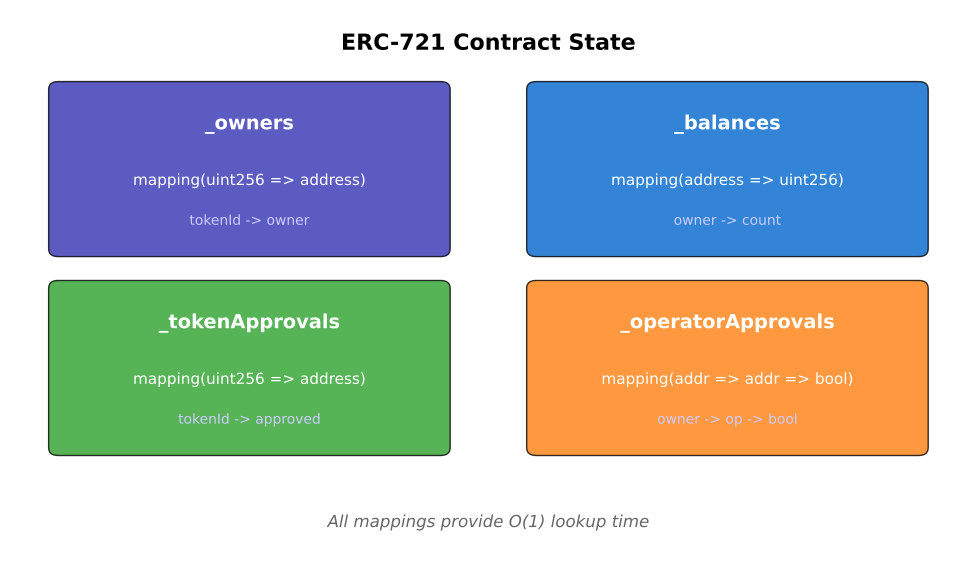

Reproduce this figure in Python.
"""ERC-721 State Structure"""
import matplotlib.pyplot as plt
import matplotlib.patches as mpatches
from pathlib import Path

plt.rcParams.update({'font.size': 14, 'figure.figsize': (10, 6), 'figure.dpi': 150})
fig, ax = plt.subplots(figsize=(10, 6))
ax.set_xlim(0, 10)
ax.set_ylim(0, 7)
ax.axis('off')
ax.text(5, 6.5, 'ERC-721 Contract State', fontsize=16, ha='center', fontweight='bold')

boxes = [
    (0.5, 4, '_owners', 'mapping(uint256 => address)', 'tokenId -> owner', '#3333B2'),
    (5.5, 4, '_balances', 'mapping(address => uint256)', 'owner -> count', '#0066CC'),
    (0.5, 1.5, '_tokenApprovals', 'mapping(uint256 => address)', 'tokenId -> approved', '#2CA02C'),
    (5.5, 1.5, '_operatorApprovals', 'mapping(addr => addr => bool)', 'owner -> op -> bool', '#FF7F0E'),
]

for x, y, title, mapping, desc, color in boxes:
    box = mpatches.FancyBboxPatch((x, y), 4, 2, boxstyle="round,pad=0.1", facecolor=color, edgecolor='black', alpha=0.8)
    ax.add_patch(box)
    ax.text(x+2, y+1.5, title, fontsize=14, ha='center', color='white', fontweight='bold')
    ax.text(x+2, y+0.8, mapping, fontsize=14, ha='center', color='white')
    ax.text(x+2, y+0.3, desc, fontsize=14, ha='center', color='#CCCCFF')

ax.text(5, 0.5, 'All mappings provide O(1) lookup time', fontsize=15, ha='center', style='italic', color='#666666')
plt.tight_layout()
plt.savefig(Path(__file__).parent / 'chart.pdf', bbox_inches='tight', dpi=300)
plt.close()
